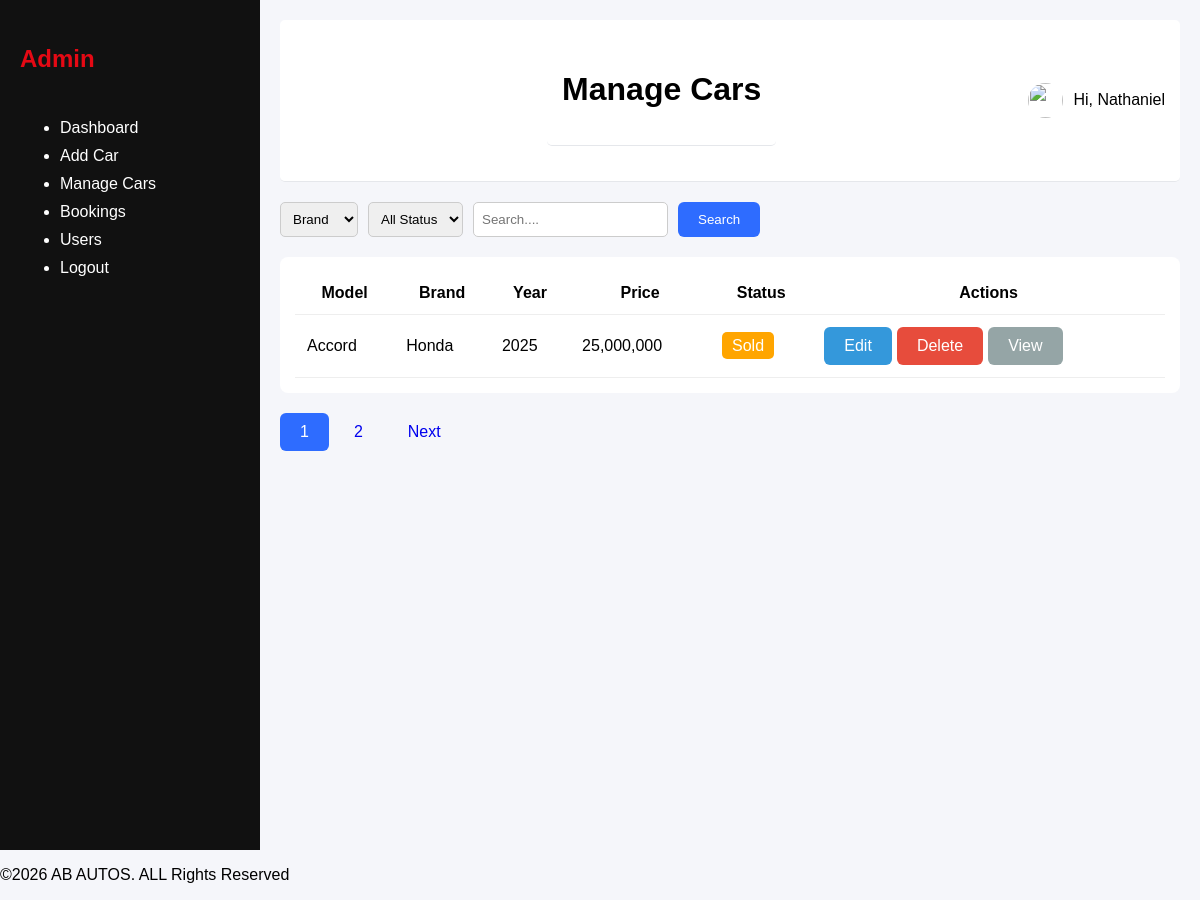
/admin/manage_car.php (signed in), run on the app's committed database.
### tables this page shows
CREATE TABLE `cars` (
  `id` int(11) NOT NULL,
  `brand` varchar(50) DEFAULT NULL,
  `model` varchar(50) DEFAULT NULL,
  `year` year(4) DEFAULT NULL,
  `price` decimal(12,2) DEFAULT NULL,
  `mileage` int(11) DEFAULT NULL,
  `fuel_type` enum('petrol','diesel','electric','hybrid') DEFAULT NULL,
  `transmission` enum('manual','automatic') DEFAULT NULL,
  `description` text DEFAULT NULL,
  `status` enum('available','reserved','sold') DEFAULT 'available',
  `created_at` timestamp NOT NULL DEFAULT current_timestamp(),
  `image` text DEFAULT NULL
);

### admin/manage_car.php (the view, shortened to what this page needs)
<?php
$mysqli = get_mysqli();
$limit = 1;
$page = isset($_GET['page']) ? (int)$_GET['page'] : 1;
$offset = ($page-1) * $limit;
$search = $_GET['search'] ?? '';
$where = "WHERE 1";
$count_result = $mysqli->query("SELECT COUNT(*) as total FROM cars $where");
$total_rows = $count_result->fetch_assoc()['total'];
$total_pages = ceil($total_rows/$limit);
$sql = "SELECT * FROM cars $where LIMIT $limit OFFSET $offset";
$result = $mysqli->query($sql);
?>
<form method="GET" class="filter-bar">
    <select name="brand" id="">
        <option value="">Brand</option>
    </select>
    <select name="status" id="">
        <option value="">All Status</option>
    </select>
    <input type="text" name="search" placeholder="Search...." value<?= htmlspecialchars($search)?>>
    <button type="submit" class="btn primary">Search</button>
</form>
<div class="table-container">
    <table>
        <thead>
            <tr>
                <th>Model</th>
                <th>Brand</th>
                <th>Year</th>
                <th>Price</th>
                <th>Status</th>
                <th>Actions</th>
            </tr>
        </thead>
        <tbody>
            <?php while($car = $result->fetch_assoc()): ?>
            <tr>
                <td><?= $car['model']?></td>
                <td><?= $car['brand']?></td>
                <td><?= $car['year']?></td>
                <td><?= number_format($car['price'])?></td>
                <td>
                    <span class="status <?= $car['status']?>"><?= ucfirst($car['status'])?></span>
                </td>
                <td class="actions">
                    <a href="edit_car.php?id=<?= $car['id']?>" class="btn edit">Edit</a>
                    <a href="delete_car.php?id=<?= $car['id']?>" class="btn delete" onclick="return confirm('Delete this car?')">Delete</a>
                    <a href="../public/car_details.php?id=<?= $car['id']?>" class="btn view">View</a>
                </td>
            </tr>
            <?php endwhile; ?>
        </tbody>
    </table>
</div>
<div class="pagination">
    <?php for($i=1; $i <= $total_pages ; $i++): ?>
        <a href="?<?= http_build_query(array_merge($_GET,['page' => $i])) ?>" class="btn <?= ($i == $page) ? 'active': '' ?>">
            <?= $i ?>
        </a>
    <?php endfor; ?>
    <?php if($page < $total_pages): ?>
        <a href="?<?= http_build_query(array_merge($_GET, ['page' => $page + 1])) ?>" class="btn">Next</a>
    <?php endif; ?>
</div>
<?php
include "layout.php";
?>

### public/assets/css/admin.css (style rules this page uses)
body { margin: 0; font-family: Arial; background: #f5f6fa; }
table { width: 100%; border-collapse: border-collapse; }
table th, table td { padding: 10px; border-bottom: 1px solid #ddd; }
.btn { padding: 10px 20px; border-radius: 6px; text-decoration: none; border: none; cursor: pointer; }
.btn.primary { background: #2e6cff; color: white; }
.filter-bar { display: flex; gap: 10px; margin-bottom: 20px; }
.filter-bar select, .filter-bar input { padding: 8px; border-radius: 5px; border: 1px solid #ccc; }
.table-container { background: white; padding: 15px; border-radius: 8px; }
table { width: 100%; border-collapse: collapse; }
table th, table td { padding: 12px; border-bottom: 1px solid #eee; }
.status { padding: 5px 10px; border-radius: 5px; color: white; }
.status.sold { background: orange; }
.actions { display: flex; gap: 5px; }
.btn.edit { background: #3498db; color: white; }
.btn.delete { background: #e74c3c; color: white; }
.btn.view { background: #95a5a6; color: white; }
.pagination { margin-top: 20px; display: flex; gap: 5px; }
.pagination .active { background: #2e6cff; color: white; }

### data on the page
cars: model "Accord", brand "Honda", year "2025", price "25,000,000", status "Sold"

### other printed values
$page_title "Manage Cars"
$_SESSION['user_name'] "Nathaniel"
